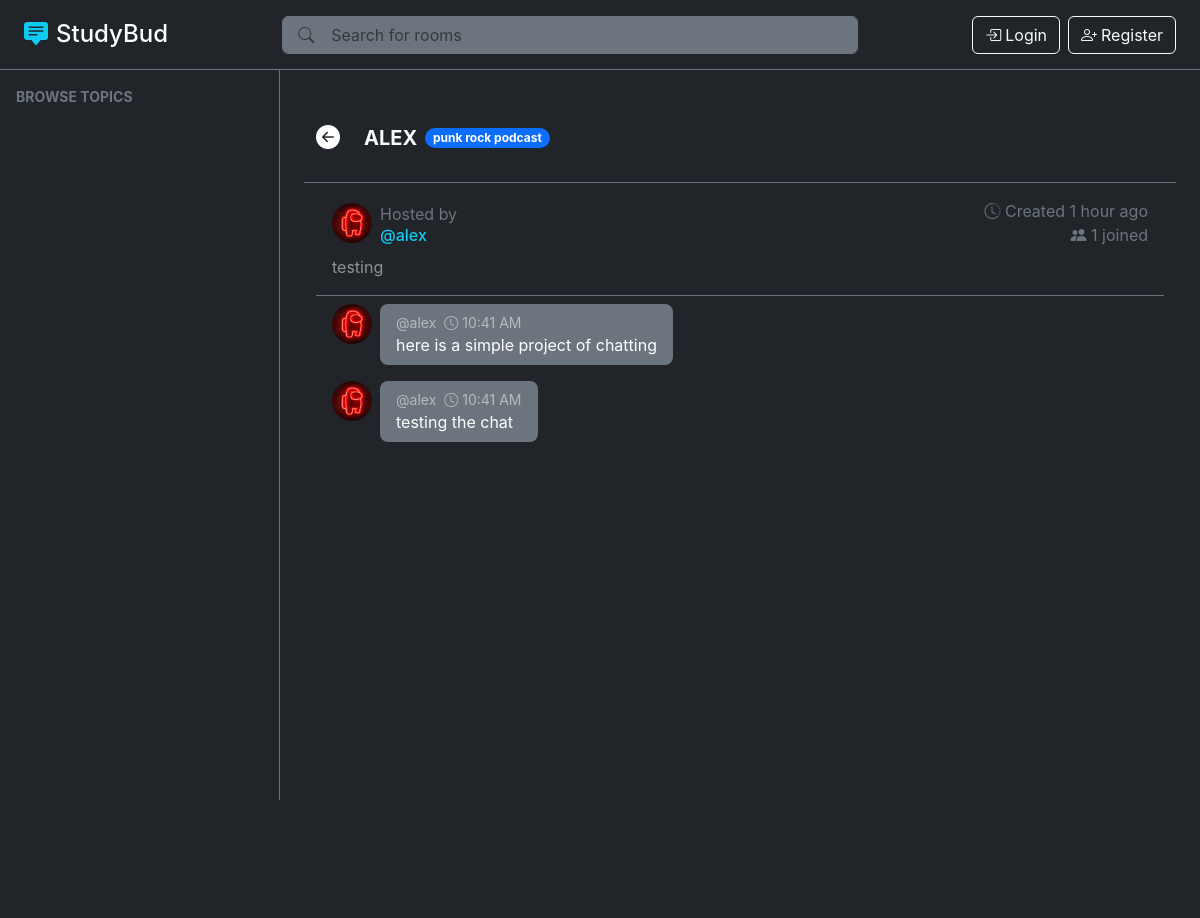
The page /room/4/ on the database its author committed.
### base/models.py (models this page shows, shortened)
class Room(models.Model):
    host = models.ForeignKey(User, on_delete=models.SET_NULL, null=True)
    topic = models.ForeignKey(Topic, on_delete=models.SET_NULL, null=True)
    name = models.CharField(max_length=200)
    description = models.TextField(blank=True, null=True)
    participants = models.ManyToManyField(User, related_name='participants', blank=True)
    updated_at = models.DateTimeField(auto_now=True)
    created_at = models.DateTimeField(auto_now_add=True)
    class Meta:
        ordering = ['-updated_at', '-created_at']

class Topic(models.Model):
    name = models.CharField(max_length=200)

class User(AbstractUser):
    username = None
    name = models.CharField(max_length=200, null=True, blank=True)
    email = models.EmailField(unique=True, null=True, blank=True)
    bio = models.TextField(null=True, blank=True)
    avatar = models.ImageField(null=True, blank=True, default='static/uploads/avatar.svg', upload_to='static/uploads/')
    USERNAME_FIELD = 'email'
    REQUIRED_FIELDS = []

class Message(models.Model):
    user = models.ForeignKey(User, on_delete=models.CASCADE)
    room = models.ForeignKey(Room, on_delete=models.CASCADE)
    body = models.TextField()
    updated_at = models.DateTimeField(auto_now=True)
    created_at = models.DateTimeField(auto_now_add=True)
    class Meta:
        ordering = ['-updated_at', '-created_at']

### base/views.py (the view, shortened to what this page needs)
# urls.py: path('room/<str:pk>/', views.getRoom),
def room(request, pk):
    room = Room.objects.get(id=pk)
    room_messages = room.message_set.all()
    participants = room.participants.all()
    context = {'room': room, 'room_messages': room_messages, 'participants': participants}
    return render(request, 'base/room.html', context)

### base/templates/base/room.html (shortened to what this page needs)
{% extends "layout.html" %}
{% block content %}
<div class="container-fluid d-flex flex-column min-vh-100 bg-dark relative">
    <div class="row py-3 align-items-center border-bottom border-secondary sticky-top bg-dark" style="height: 89.1px;">
        <div class="col-auto">
            <div onclick="history.back()" class="text-white text-decoration-none" style="cursor: pointer;">
                <i class="bi bi-arrow-left-circle-fill fs-4"></i>
            </div>
        </div>
        <div class="col">
            <div class="d-flex align-items-center">
                <h5 class="mb-0 text-uppercase fw-bold">{{ room.name }}</h5>
                <span class="badge bg-primary rounded-pill ms-2">{{ room.topic.name }}</span>
            </div>
        </div>
    </div>
    <div class="row flex-grow-1 overflow-hidden">
        <div class="d-flex flex-column h-100 ">
            <div class="p-3 border-bottom border-secondary">
                <div class="d-flex align-items-center mb-2">
                    <img src="{{ room.host.avatar.url }}"
                         class="rounded-circle me-2" style="object-fit: cover; width: 40px; height: 40px;" alt="Host Avatar">
                    <div>
                        <p class="mb-0 text-secondary">Hosted by</p>
                        <h6 class="mb-0 text-info">@{{ room.host.name }}</h6>
                    </div>
                    <div class="ms-auto text-end">
                        <p class="mb-0 text-secondary"><i class="bi bi-clock-history"></i> Created {{ room.created_at|timesince }} ago</p>
                        <p class="mb-0 text-secondary"><i class="bi bi-people-fill"></i> {{ room.participants.count }} joined</p>
                    </div>
                </div>
                <p class="mb-0 text-white-50">{{ room.description }}</p>
            </div>
            <div class="flex-grow-1 overflow-auto px-3 py-2" id="messageList">
                {% for message in room_messages %}
                <div class="d-flex align-items-start mb-3 {% if message.user == request.user %}justify-content-end{% endif %}">
                    {% if message.user != request.user %}
                    <img src="{{ message.user.avatar.url }}"
                         class="rounded-circle me-2" style="object-fit: cover; width: 40px; height: 40px;" alt="User Avatar">
                    {% endif %}
                    <div class="{% if message.user == request.user %}bg-primary{% else %}bg-secondary{% endif %} rounded-3 p-2 px-3 message-bubble">
                        <div class="d-flex align-items-center {% if message.user == request.user %}justify-content-end{% endif %}">
                            <small class="text-white-50">@{{ message.user.name }}</small>
                            <small class="text-white-50 ms-2"><i class="bi bi-clock"></i> {{ message.created_at|date:"h:i A" }}</small>
                        </div>
                        <p class="mb-0 text-white">{{ message.body }}</p>
                    </div>
                </div>
                {% endfor %}
            </div>
        </div>
    </div>
</div>
{% endblock %}

### static/css/style.css (style rules this page uses)
body { min-height: 100vh; font-family: -apple-system, BlinkMacSystemFont, 'Segoe UI', Roboto, sans-serif; }
.message-bubble { max-width: 70%; word-wrap: break-word; }

### rows shown on the page
Room: name "ALEX", topic.name "punk rock podcast", host.avatar (picture), host.name "alex", created_at "1 hour", participants.count "1", description "testing"
Message: user.avatar (picture), user.name "alex", created_at "10:41 AM", body "here is a simple project of chatting"
Message: user.avatar (picture), user.name "alex", created_at "10:41 AM", body "testing the chat"
